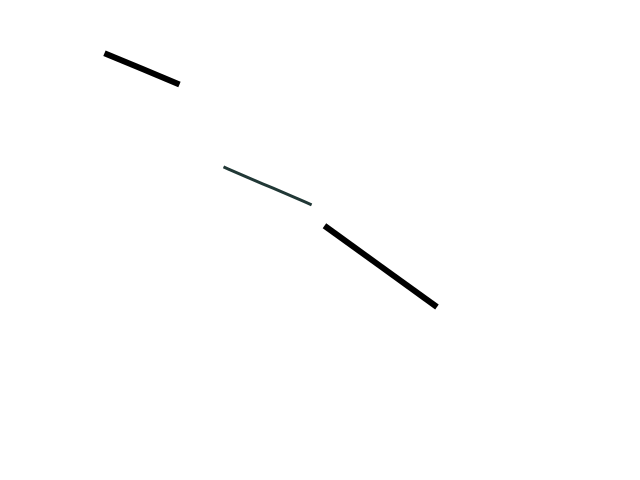
#> input picture reports/evidence/board/transform-edit-native.png, 640 x 480 px
$ python compare_sketch_render.py
#> lines starting #> are read from the running program, lines starting #| are printed output that depends on the picture; after the words box and inside, x2 and y2 are one past the last pixel; in counts of white or black regions, pixels touching at a corner belong together
"""Compare the original Sketch graph renderer and the Chromium Flutter canvas."""
from pathlib import Path
import json
from PIL import Image, ImageChops, ImageFilter

BOARD=Path(__file__).resolve().parents[2]/"reports/evidence/board"

def paper_rectangle(im):
    # Reset zoom and centre the board. Its outside margins use the light-grey workspace colour.
    intervals=[]
    for y in range(im.height):
        if im.getpixel((0,y)) != (231,238,236):
            continue
        xs=[x for x in range(im.width) if im.getpixel((x,y))==(255,255,255)]
        if not xs:
            continue
        edges=(xs[0],xs[-1]+1)
        if intervals and intervals[-1][:2]==edges and intervals[-1][3]==y:
            intervals[-1]=(edges[0],edges[1],intervals[-1][2],y+1)
        else:
            intervals.append((*edges,y,y+1))
    x,r,y,b=max(intervals,key=lambda row:row[3]-row[2])
    # An image at one canvas edge can hide that entire white margin for some
    # rows. Follow adjacent rows while the opposite paper edge remains visible.
    def on_paper(row):
        return row[0]>=x and row[1]<=r and (row[0]==x or row[1]==r)
    for row in reversed(intervals):
        if row[3]==y and on_paper(row): y=row[2]
    for row in intervals:
        if row[2]==b and on_paper(row): b=row[3]
    return x,y,r,b

def count(im):
    return im.histogram()[255]

def main():
    native=Image.open(BOARD/"transform-edit-native.png").convert("RGB")
    browser=Image.open(BOARD/"web-transform.png").convert("RGB")
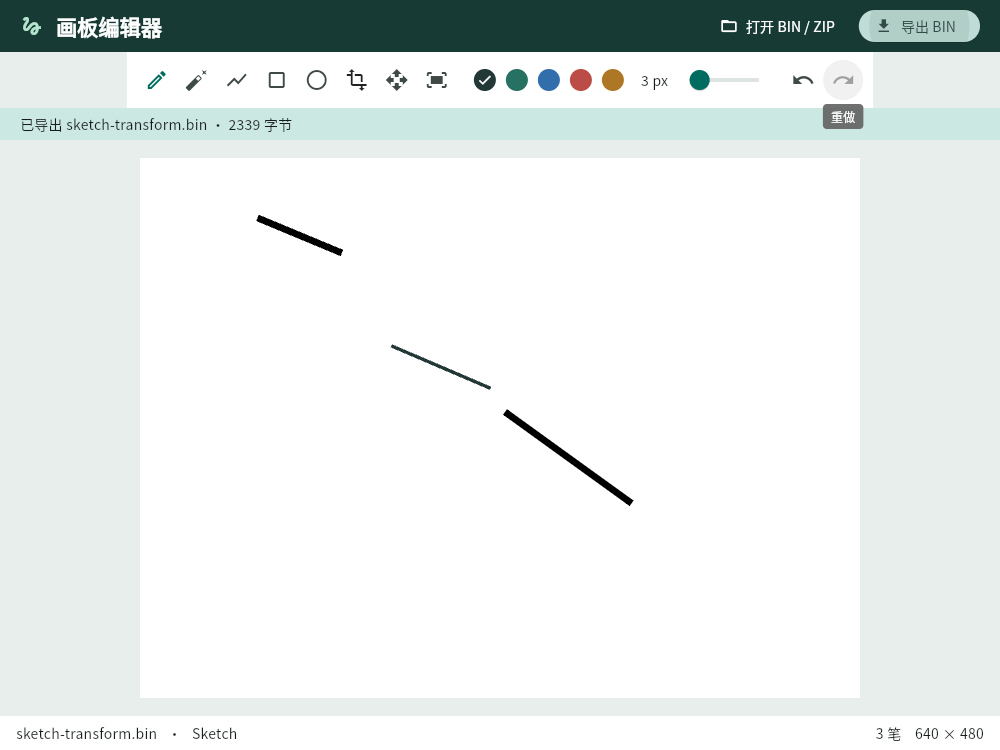
#> input picture reports/evidence/board/web-transform.png, 1000 x 750 px
#> browser is the input picture: PIL image 1000x750 RGB; mean R, G, B 229.7, 235.1, 233.9
    rect=paper_rectangle(browser)
#> after the loop in paper_rectangle, `for y in range(im.height):`: intervals = [(127, 873, 52, 108), (140, 860, 158, 698)]
#> in paper_rectangle, `x,r,y,b=max(intervals,key=lambda row:row[3]-row[2])`: x = 140; r = 860; y = 158; b = 698
#> the loop in paper_rectangle, `for row in reversed(intervals):` made 2 passes
#> after the loop in paper_rectangle, `for row in reversed(intervals):`: y = 158
#> the loop in paper_rectangle, `for row in intervals:` made 2 passes
#> after the loop in paper_rectangle, `for row in intervals:`: b = 698
#> rect = (140, 158, 860, 698)
    assert abs((rect[2]-rect[0])/(rect[3]-rect[1])-native.width/native.height)<0.005
    scaled=browser.crop(rect).resize(native.size,Image.Resampling.LANCZOS)
    def mask(image):return image.convert("L").point(lambda grey:255 if grey<130 else 0)
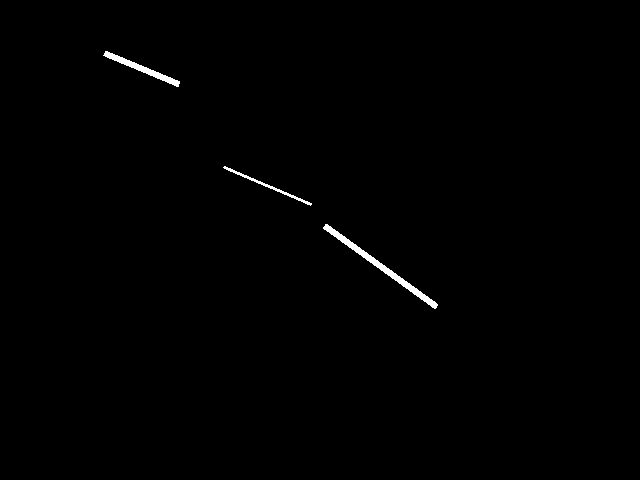
#> returned value: PIL image 640x480 L; 0.52% white; 3 white regions, box (x1, y1, x2, y2) and area: (323, 224, 438, 309) 837, (103, 51, 180, 87) 485, (223, 166, 312, 206) 266
    a,b=mask(native),mask(scaled)
#> in mask (call 2), `def mask(image):return image.convert("L").point(lambda grey:255 if gre..`: returned value: PIL image 640x480 L; 0.52% white; 3 white regions, box (x1, y1, x2, y2) and area: (323, 224, 439, 309) 835, (104, 51, 180, 87) 492, (223, 166, 312, 206) 268
    shared=count(ImageChops.darker(a,b))
#> shared = 1570
    a_near=count(ImageChops.darker(a,b.filter(ImageFilter.MaxFilter(3))))
#> a_near = 1588
    b_near=count(ImageChops.darker(b,a.filter(ImageFilter.MaxFilter(3))))
#> b_near = 1595
    result={"native_size":native.size,"browser_crop":rect,"native_dark":count(a),"web_dark":count(b),
            "same_pixel":shared,"native_near_web_1px":a_near,"web_near_native_1px":b_near}
#> result = {'native_size': (640, 480), 'browser_crop': (140, 158, 860, 698), 'native_dark': 1588, 'web_dark': 1595, 'same_pixel': 1570, 'native_near_web_1px': 1588, 'web_near_native_1px': 1595}
    print(json.dumps(result,indent=2))
#> (printed output is left out)
    assert min(count(a),count(b))>1000 and shared/max(count(a),count(b))>0.90
    assert min(a_near/count(a),b_near/count(b))>0.99

if __name__=="__main__":main()
